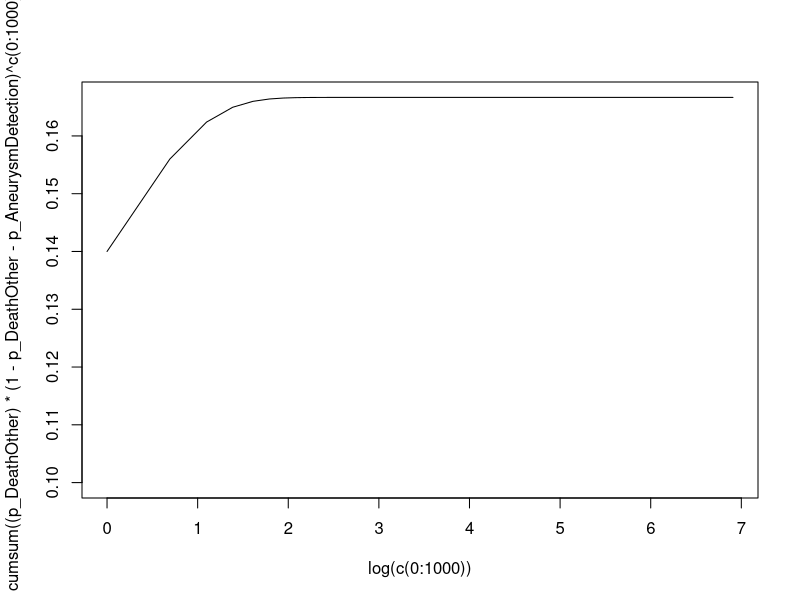

R code for this plot:
#################################
#### DECISION TREE PRACTICAL ####
#################################

# Set up
rm(list = ls()) # clear environment
options(scipen = 999) # disable scientific notation

#---------------------------------#
#### Step 1: Define parameters ####
#---------------------------------#

# Probabilities
p_NewAneurysm = 	0.10 # Probability that an individual develops a new intracranial aneurysm 
p_AneurysmDetection = 	0.50 # Probability that a newly developed aneurysm is detected
p_TreatmentIsFatal = 	0.20 # Probability that treatment of a detected aneurysm induces a fatal complication
p_DeathOther = 	0.10 # Probability of death due to causes unrelated to aneurysms

#------------------------------------#
#### Step 2: Answer the questions ####
#------------------------------------#

#2. Use the model parameters defined in the box below the model and the model representation to calculate the following probabilities/quantities in the yellow cells in column L.
##a. The probability than an individual dies from aneurysm treatment in month 2
0 
## Explanation: It is not possible to reach the DeathTreatment state in 2 cycles

##b. The probability that an individual starts in the Healthy state and remains there, that is, survives and does not develop an aneurysm, in 1 year
(1 - p_NewAneurysm - p_DeathOther)^12
## Explanation: Survival without new aneurysm has probability 0.8 per cycle

##c. The probability that an individual develops 2 aneurysms and is treated successfully twice, in 6 months’ time
(p_NewAneurysm * p_AneurysmDetection * (1 - p_TreatmentIsFatal)) ^ 2
## OR: (p_NewAneurysm * p_AneurysmDetection * (1 - p_TreatmentIsFatal)) * (p_NewAneurysm * p_AneurysmDetection * (1 - p_TreatmentIsFatal))
## Explanation: probability of new anerism x probability it is detected * probability it is sucessfully treated
## This has to be exponentiated by because this process should occur twice

##d. The probability that an individual dies of other causes within the first month
p_DeathOther
## Explanantion: Just the probability of dying immediately in cycle 1

##e. The probability that an individual dies of other causes within the first 2 months
p_DeathOther + (1 - p_DeathOther - p_NewAneurysm) * p_DeathOther + p_NewAneurysm * p_DeathOther
## Explanation: Death from Healthy in cycle 1 or 2 plus death from NewAneurysm in cycle 2

##f. The probability that an individual with a new and untreated aneurysm (that remains untreated) develops an additional, new aneurysm, in 2 years’ time
0 
## Explanantion: In this model it is not possible to have more than 1 untreated aneurysm

##g. The excess mortality risk (expressed as relative risk) of individuals with successfully treated aneurysms compared to healthy individuals
1
## Explanation: Given survival of treatment all treated individuals will return to the Healthy state in the cycle following treatment
## Explanation: This Markov model has no 'memory': all individuals in a health state are similar, regardless of their history

##h. The risk of death from a car accident for an individual with a detected unruptured aneurysm
0
## Explanation: Due to the severity of aneurysm treatment death from other causes is ignored in the cycle patients are treated

##i. [OPTIONAL] The sensitivity of the (unknown) test used to detect aneurysms after 4 months/repetitions
p_AneurysmDetection + p_AneurysmDetection * (1 - p_AneurysmDetection - p_DeathOther) +
  p_AneurysmDetection * (1 - p_AneurysmDetection - p_DeathOther) ^ 2 +
  p_AneurysmDetection * (1 - p_AneurysmDetection - p_DeathOther) ^ 3
## Explanation: Every cycle there is 50% of detection in individuals still alive and without previous detection
## Explanation: Hence, for each cycle, the probability of staying in the 'Detected intracranial aneurysm health state is calculated (1 - p_AneurysmDetection - p_DeathOther) and is multiplied by the probability of detecting the aneurysm (0.5)

##j. [OPTIONAL] The probability that an individual with a new aneurysm dies before it is detected (you can give an approximation, or the exact value)
sum((p_DeathOther) * (1 - p_DeathOther - p_AneurysmDetection) ^ c(0:1)) # 2 cycles
sum((p_DeathOther) * (1 - p_DeathOther - p_AneurysmDetection) ^ c(0:2)) # 3 cycles
sum((p_DeathOther) * (1 - p_DeathOther - p_AneurysmDetection) ^ c(0:3)) # 4 cycles

sum((p_DeathOther) * (1 - p_DeathOther - p_AneurysmDetection) ^ c(0:1000)) # limit, the number 1000 can be increased if needed
plot(y = cumsum((p_DeathOther) * (1 - p_DeathOther - p_AneurysmDetection) ^ c(0:1000)), 
     x = log(c(0:1000)),
     type = "l") # graphic of the solution (x on the log scale)

## Explanation: The approximation for 2,3,4 cycles is 0.140, 0.156, 0.162 respectively, the true value (limit) equals 1/6 = 0.166
## Explanation: See http://www.mathsisfun.com/algebra/sequences-sums-geometric.html for a more extensive explanation
## Explanation: Here we have a=1/10 and r=2/5 so the sum of our geometric series converges to a*(1/(1-r)) = 1/10*(1/(1-2/5)) = 1/6


#---------------------------------------------#
#### Step 3: Fill in the transition matrix ####
#---------------------------------------------#

# Create a matrix (called `m_tp`) containing 5 rows and 5 columns (using the matrix() function)
# Assign the value 0 to all cells of the matrix to start with
# Name the rows and column (argument dimnames of the function): "Healthy", "NewAneurysm",	"DetectedAneurysm", "DeathOther",	"DeathTreatment"
v_names_hs <- c("Healthy", "NewAneurysm",	"DetectedAneurysm", "DeathOther",	"DeathTreatment")
m_tp <- matrix(0, 
               ncol = 5,
               nrow = 5,
               dimnames = list(v_names_hs,
                               v_names_hs))

# Fill the matrix with the values of the transition probabilities
# The rows indicate the health state from which persons transit
# The columns indicate the health state to which persons transit
## You can use the names of the rows and columns to assign a value to their
## Do not forget to define the probability of remaining in a health state!
m_tp["Healthy", "Healthy"]     <- 1- p_NewAneurysm - p_DeathOther # Example
m_tp["Healthy", "DeathOther"]  <- p_DeathOther
m_tp["Healthy", "NewAneurysm"] <- p_NewAneurysm
m_tp["NewAneurysm", "DetectedAneurysm"] <- p_AneurysmDetection
m_tp["NewAneurysm", "DeathOther"] <- p_DeathOther
m_tp["NewAneurysm", "NewAneurysm"] <- 1 - p_AneurysmDetection - p_DeathOther
m_tp["DetectedAneurysm", "Healthy"] <- 1 - p_TreatmentIsFatal
m_tp["DetectedAneurysm", "DeathOther"] <- p_TreatmentIsFatal
m_tp["DeathOther", "DeathOther"] <- 1
m_tp["DeathTreatment", "DeathTreatment"] <- 1

# Check whether all rows sum up to one!
## Using the rowSums() function
rowSums(m_tp) == 1 # all true!

c(1,0,0,0,0) %*% m_tp

c(1,0,0,0,0) %*% (m_tp %*% m_tp)
